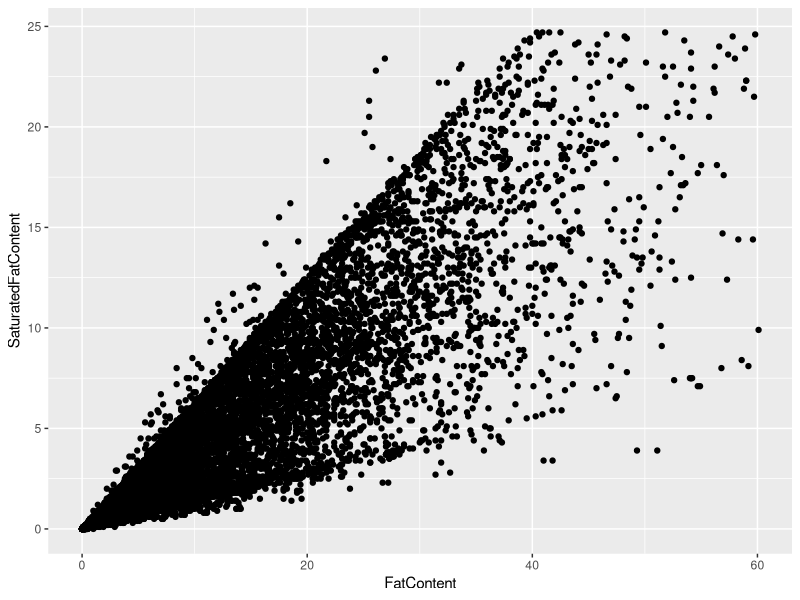
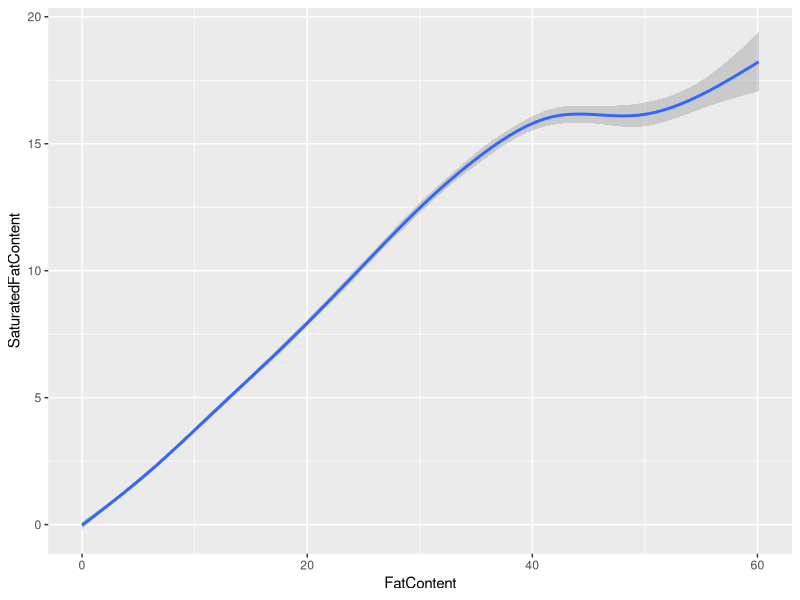
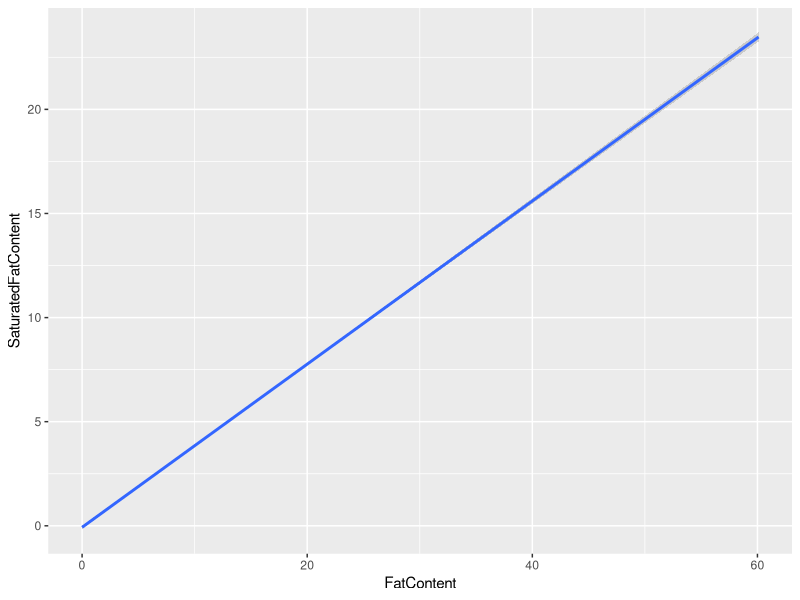
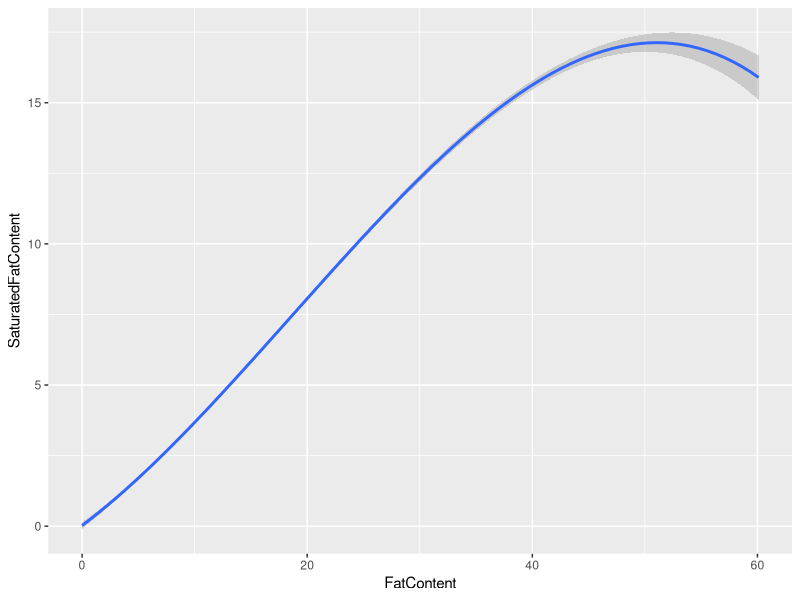
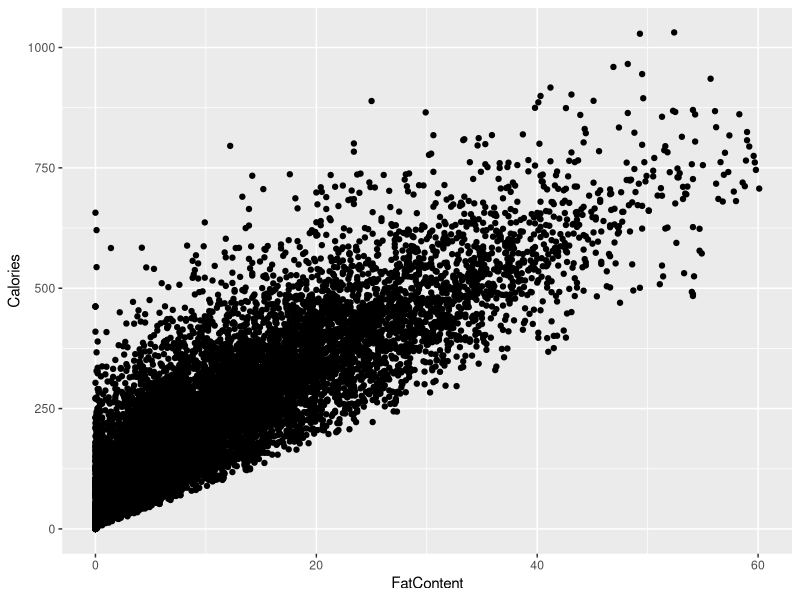
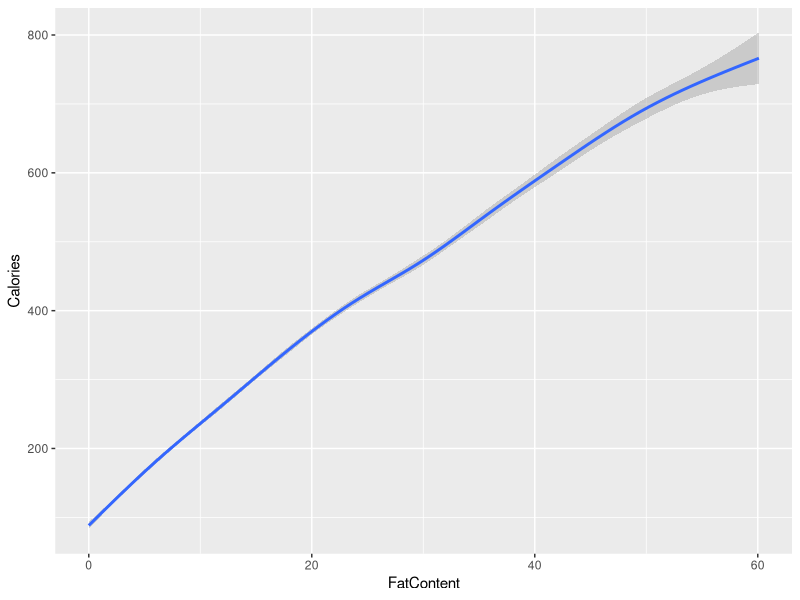
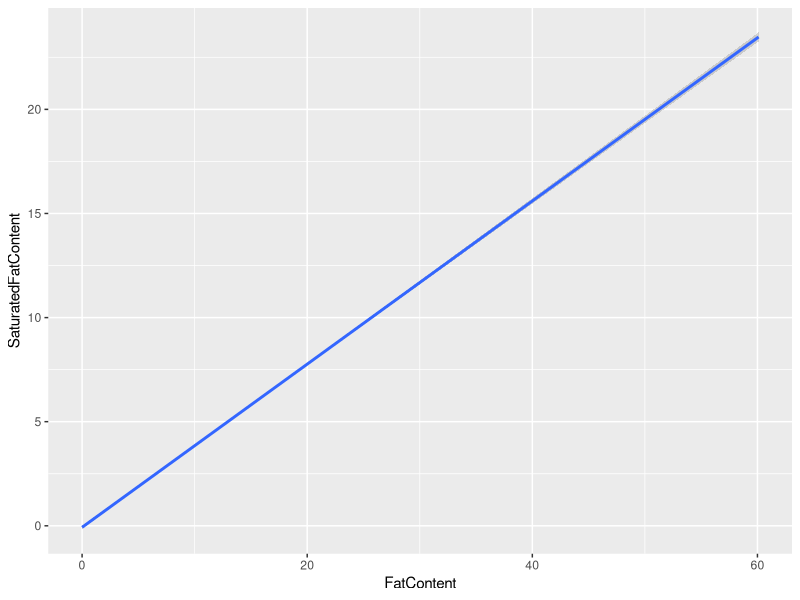

Generate these figures, in order, with R:
## ---- chunk 1
data <- read.csv("FinalSample.csv")

## ---- chunk 2
library(ggplot2)
## ---- chunk 3
ggplot(data = data, aes(x = FatContent, y = SaturatedFatContent)) + geom_point()
## ---- chunk 4
ggplot(data = data, aes(x = FatContent, y = SaturatedFatContent)) + geom_smooth()

## ---- chunk 5
ggplot(data = data, aes(x = FatContent, y = SaturatedFatContent)) + geom_smooth(method = "lm")

## ---- chunk 6
ggplot(data = data, aes(x = FatContent, y = SaturatedFatContent)) + geom_smooth(method = "lm", formula = y ~ poly(x, 3))

## ---- chunk 7
ggplot(data = data, aes(x = FatContent, y = Calories)) + geom_point()
## ---- chunk 8
ggplot(data = data, aes(x = FatContent, y = Calories)) + geom_smooth()
## ---- chunk 9
ggplot(data = data, aes(x = FatContent, y = SaturatedFatContent)) + geom_smooth(method = "lm")
